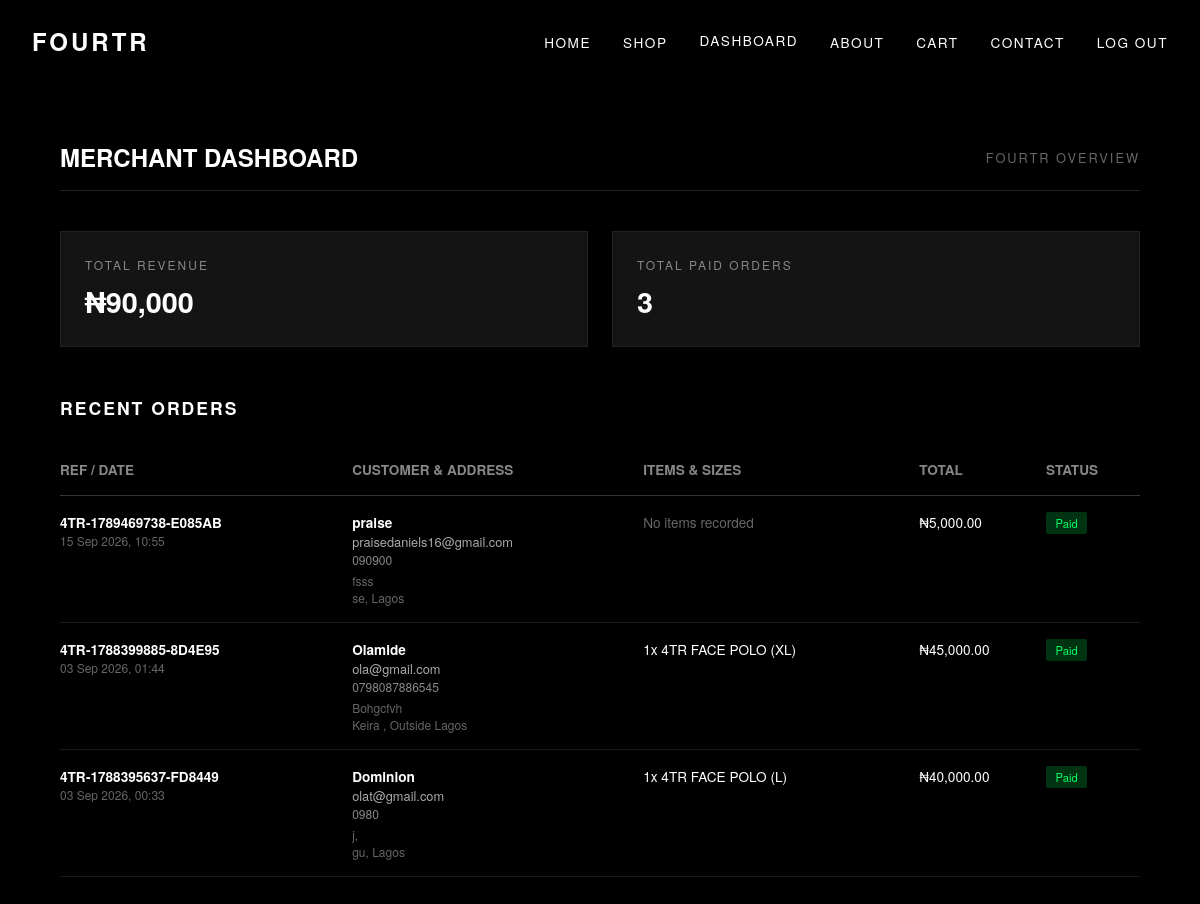
Page /merchant/dashboard/ (signed in) on the committed database.
### store/models.py (models this page shows, shortened)
class Order(models.Model):
    STATUS_CHOICES = (
        ('Pending', 'Pending'),
        ('Paid', 'Paid'),
        ('Processing', 'Processing'),
        ('Shipped', 'Shipped'),
        ('Delivered', 'Delivered'),
        ('Cancelled', 'Cancelled'),
    )
    user = models.ForeignKey(User, on_delete=models.SET_NULL, null=True, blank=True)
    reference = models.CharField(max_length=50, unique=True, default=generate_order_ref)
    full_name = models.CharField(max_length=255, default="")
    email = models.EmailField()
    phone_number = models.CharField(max_length=20, default="")
    street_address = models.CharField(max_length=255, default="")
    city = models.CharField(max_length=100, default="")
    state = models.CharField(max_length=100, default="")
    postal_code = models.CharField(max_length=20, blank=True, null=True)
    total_amount = models.DecimalField(max_digits=10, decimal_places=2, default=0.00)
    paid = models.BooleanField(default=False)
    status = models.CharField(max_length=20, choices=STATUS_CHOICES, default='Pending')
    shipping_fee = models.DecimalField(max_digits=10, decimal_places=2, default=0.00)
    total_amount = models.DecimalField(max_digits=10, decimal_places=2, default=0.00)  # Includes items + shipping
    created_at = models.DateTimeField(auto_now_add=True)

class OrderItem(models.Model):
    order = models.ForeignKey(Order, related_name='items', on_delete=models.CASCADE)
    product = models.ForeignKey('Product', on_delete=models.CASCADE, null=True, blank=True)
    product_name = models.CharField(max_length=255)
    size = models.CharField(max_length=10, blank=True, null=True)
    quantity = models.IntegerField(default=1)
    price = models.DecimalField(max_digits=10, decimal_places=2)

### store/views.py (the view)
# urls.py: path('merchant/dashboard/', views.merchant_dashboard, name='merchant_dashboard'),
@staff_member_required(login_url='login')
def merchant_dashboard(request):
    paid_orders = Order.objects.filter(paid=True)
    total_revenue = paid_orders.aggregate(Sum('total_amount'))['total_amount__sum'] or 0
    total_orders = paid_orders.count()
    recent_orders = paid_orders.prefetch_related('items').order_by('-created_at')[:15]
    top_items = (
        OrderItem.objects.filter(order__paid=True)
        .values('product_name')
        .annotate(total_sold=Sum('quantity'))
        .order_by('-total_sold')[:5]
    )
    context = {
        'total_revenue': total_revenue,
        'total_orders': total_orders,
        'recent_orders': recent_orders,
        'top_items': top_items,
    }
    return render(request, 'store/merchant_dashboard.html', context)

### store/templates/store/merchant_dashboard.html
{% extends 'store/base.html' %}
{% load humanize %}
{% block content %}
<section id="merchant-dashboard" style="padding-top: 140px; position: relative; z-index: 5; max-width: 1200px; margin: 0 auto;">
  <div style="display: flex; justify-content: space-between; align-items: center; margin-bottom: 2.5rem; border-bottom: 1px solid #222; padding-bottom: 1rem;">
    <h2>MERCHANT DASHBOARD</h2>
    <span style="font-size: 0.8rem; letter-spacing: 2px; color: #666;">FOURTR OVERVIEW</span>
  </div>
  <div style="display: grid; grid-template-columns: repeat(auto-fit, minmax(240px, 1fr)); gap: 1.5rem; margin-bottom: 3rem;">
    <div style="background: #141414; border: 1px solid #222; padding: 1.5rem;">
      <p style="font-size: 0.75rem; letter-spacing: 2px; color: #888;">TOTAL REVENUE</p>
      <h3 style="font-size: 1.8rem; margin-top: 0.5rem;">₦{{ total_revenue|intcomma }}</h3>
    </div>
    <div style="background: #141414; border: 1px solid #222; padding: 1.5rem;">
      <p style="font-size: 0.75rem; letter-spacing: 2px; color: #888;">TOTAL PAID ORDERS</p>
      <h3 style="font-size: 1.8rem; margin-top: 0.5rem;">{{ total_orders }}</h3>
    </div>
  </div>
  <div style="margin-bottom: 3rem;">
    <h3 style="font-size: 1.1rem; letter-spacing: 2px; margin-bottom: 1.5rem;">RECENT ORDERS</h3>
    <table style="width: 100%; border-collapse: collapse; text-align: left; font-size: 0.85rem;">
  <thead>
    <tr style="border-bottom: 1px solid #333; color: #888; text-align: left;">
      <th style="padding: 1rem 0;">REF / DATE</th>
      <th style="padding: 1rem 0;">CUSTOMER & ADDRESS</th>
      <th style="padding: 1rem 0;">ITEMS & SIZES</th>
      <th style="padding: 1rem 0;">TOTAL</th>
      <th style="padding: 1rem 0;">STATUS</th>
    </tr>
  </thead>
<tbody>
  {% for order in recent_orders %}
  <tr style="border-bottom: 1px solid #1a1a1a; vertical-align: top;">
    <td style="padding: 1rem 0;">
      <div><strong>{{ order.reference }}</strong></div>
      <div style="color: #666; font-size: 0.75rem;">{{ order.created_at|date:"d M Y, H:i" }}</div>
    </td>
    <td style="padding: 1rem 0;">
      <div><strong>{{ order.full_name|default:"N/A" }}</strong></div>
      <div style="color: #aaa; font-size: 0.8rem;">{{ order.email }}</div>
      {% if order.phone_number %}
        <div style="color: #888; font-size: 0.75rem;">{{ order.phone_number }}</div>
      {% endif %}
      <div style="color: #666; font-size: 0.75rem; margin-top: 4px;">
        {{ order.street_address }}<br>
        {{ order.city }}, {{ order.state }}{% if order.postal_code %} ({{ order.postal_code }}){% endif %}
      </div>
    </td>
    <td style="padding: 1rem 0;">
      {% for item in order.items.all %}
        <div>{{ item.quantity }}x {{ item.product_name }} ({{ item.size }})</div>
      {% empty %}
        <div style="color: #666;">No items recorded</div>
      {% endfor %}
    </td>
    <td style="padding: 1rem 0;">₦{{ order.total_amount|intcomma }}</td>
    <td style="padding: 1rem 0;">
      <span style="padding: 0.2rem 0.6rem; font-size: 0.7rem; border-radius: 2px;
        {% if order.status == 'Paid' or order.paid %}background: #003311; color: #00ff66;{% else %}background: #222; color: #888;{% endif %}">
        {{ order.status }}
      </span>
    </td>
  </tr>
  {% empty %}
  <tr>
    <td colspan="5" style="padding: 2rem 0; text-align: center; color: #666;">No orders found.</td>
  </tr>
  {% endfor %}
</tbody>
    </table>
  </div>
</section>
{% endblock %}

### store/static/store/css/style.css (style rules this page uses)
:root { --bg: #000000; --text: #ffffff; --accent: #e5e5e5; --font: 'Helvetica Neue', sans-serif; }
* { margin: 0; padding: 0; box-sizing: border-box; }
body { background-color: var(--bg); color: var(--text); font-family: var(--font); overflow-x: hidden; }
section { min-height: 100vh; padding: 120px 5% 40px; }

### rows in the picture
Order: reference "4TR-1789469738-E085AB", created_at "15 Sep 2026, 10:55", full_name "praise", email "praisedaniels16@gmail.com", phone_number "090900", street_address "fsss", city "se", state "Lagos", total_amount "5,000.00", status "Paid"
Order: reference "4TR-1788399885-8D4E95", created_at "03 Sep 2026, 01:44", full_name "Olamide", email "ola@gmail.com", phone_number "0798087886545", street_address "Bohgcfvh", city "Keira", state "Outside Lagos", total_amount "45,000.00", status "Paid"
OrderItem: quantity "1", product_name "4TR FACE POLO", size "XL"
Order: reference "4TR-1788395637-FD8449", created_at "03 Sep 2026, 00:33", full_name "Dominion", email "olat@gmail.com", phone_number "0980", street_address "j,", city "gu", state "Lagos", total_amount "40,000.00", status "Paid"
OrderItem: quantity "1", product_name "4TR FACE POLO", size "L"

### other values in the picture
{{ total_revenue|intcomma }} "90,000"
{{ total_orders }} "3"
